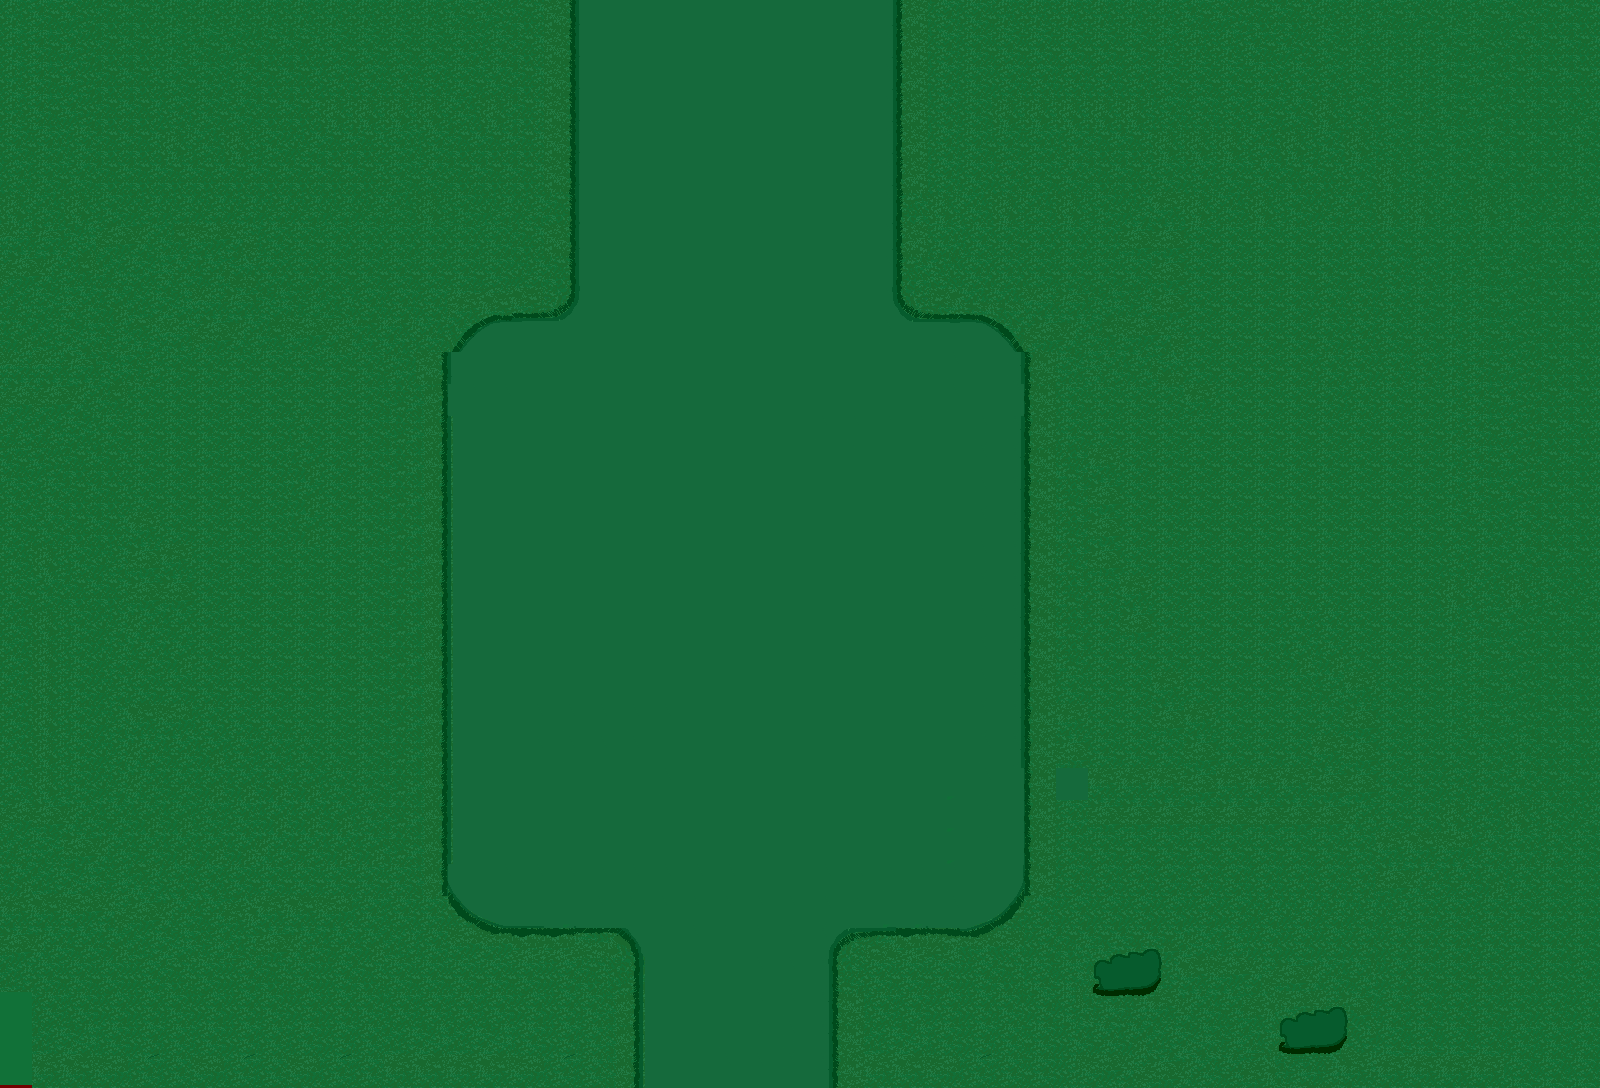

Tiled map render using the project's own tile images. Description and the map definition, with tile-layer contents summarised, below:
An orthogonal 50x34 tile map with 32x32 px tiles, 3 tile layers (Tile Layer 2, Tile Layer 1, Tile Layer 3), 4 tilesets and 107 objects (88x item, 10x spobject, 2x trigger, 2x character, level Info).

<map version="1.2" tiledversion="1.2.1" orientation="orthogonal" renderorder="right-down" width="50" height="34" tilewidth="32" tileheight="32" infinite="0" nextlayerid="6" nextobjectid="239">
 <tileset firstgid="1" name="playerstart" tilewidth="32" tileheight="32" tilecount="1" columns="1">
  <image source="playerstart.png" width="32" height="32" />
  <tile id="0">
   <properties>
    <property name="orient" value="right" />
    <property name="playerstart" value="" />
   </properties>
  </tile>
 </tileset>
 <tileset firstgid="2" name="grassdungeon1" tilewidth="32" tileheight="32" tilecount="1700" columns="50">
  <image source="grassdungeon1.png" width="1600" height="1088" />
 </tileset>
 <tileset firstgid="1702" name="grassdungeon2" tilewidth="32" tileheight="32" tilecount="1700" columns="50">
  <image source="grassdungeon2.png" width="1600" height="1088" />
 </tileset>
 <tileset firstgid="3402" name="grassdungeon5" tilewidth="32" tileheight="32" tilecount="1700" columns="50">
  <image source="grassdungeon5.png" width="1600" height="1088" />
 </tileset>
 <layer id="1" name="Tile Layer 2" width="50" height="34">
  <data>[1700 cells, 221 non-empty, 160 distinct tile ids]</data>
 </layer>
 <layer id="2" name="Tile Layer 1" width="50" height="34">
  <data>[1700 cells, 1 non-empty, 1 distinct tile ids]</data>
 </layer>
 <layer id="3" name="Tile Layer 3" width="50" height="34">
  <data>[1700 cells, 1700 non-empty, 318 distinct tile ids]</data>
 </layer>
 <objectgroup id="4" name="Object Layer 1">
  <object id="7" name="level Info" x="1472" y="928" width="24" height="24">
   <properties>
    <property name="areaname" value="Deeper into the forest..." />
    <property name="filter" value="dim" />
    <property name="levelinfo" value="1" />
   </properties>
  </object>
  <object id="12" x="32" y="224" width="416" height="896">
   <properties>
    <property name="block" value="" />
   </properties>
  </object>
  <object id="16" x="1024" y="128" width="480" height="928">
   <properties>
    <property name="block" value="" />
   </properties>
  </object>
  <object id="19" name="flyer" type="item" x="800" y="960" width="70" height="32">
   <properties>
    <property name="description" value="After cutting the weird grass, cut\right 3 and up 3.\Don't cut any other grass!" />
    <property name="image" value="flyer.png" />
    <property name="itemid" value="firstsword" />
   </properties>
  </object>
  <object id="24" type="spobject" x="256" y="672" width="196" height="298">
   <properties>
    <property name="image" value="foresttreesp.png" />
    <property name="spobject" value="" />
   </properties>
  </object>
  <object id="26" type="spobject" x="224" y="448" width="196" height="298">
   <properties>
    <property name="image" value="foresttreesp.png" />
    <property name="spobject" value="" />
   </properties>
  </object>
  <object id="29" type="spobject" x="992" y="672" width="196" height="298">
   <properties>
    <property name="image" value="foresttreesp.png" />
    <property name="spobject" value="" />
   </properties>
  </object>
  </objectgroup>
</map>
<!-- 100 of 107 objects omitted -->
